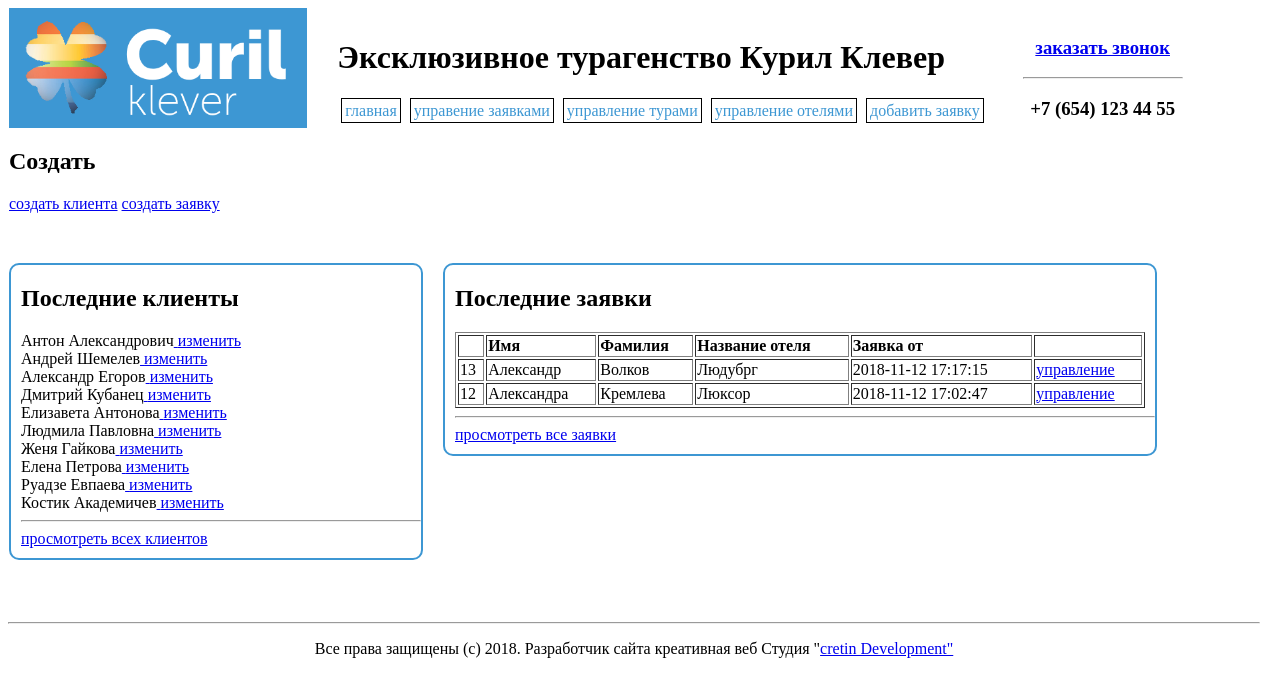
/orders.php, run on the app's committed database.
### tables this page shows
CREATE TABLE IF NOT EXISTS `clients` (
  `id` int(11) NOT NULL AUTO_INCREMENT,
  `first_name` varchar(20) NOT NULL,
  `second_name` varchar(20) NOT NULL,
  `age` int(11) NOT NULL,
  `sex` int(11) NOT NULL,
  `phone` text NOT NULL,
  `email` text NOT NULL,
  `passport_data` varchar(200) NOT NULL,
  PRIMARY KEY (`id`),
  UNIQUE KEY `id_2` (`id`),
  KEY `id` (`id`),
  KEY `id_3` (`id`)
);

CREATE TABLE IF NOT EXISTS `orders` (
  `orderid` int(11) NOT NULL AUTO_INCREMENT,
  `OrderName` text NOT NULL,
  `order_registration_date` timestamp NOT NULL DEFAULT CURRENT_TIMESTAMP,
  `person_id` int(11) NOT NULL,
  `hotel_id` int(11) NOT NULL,
  `date_arrival` datetime NOT NULL DEFAULT '0000-00-00 00:00:00',
  `date_departure` datetime NOT NULL DEFAULT '0000-00-00 00:00:00',
  PRIMARY KEY (`orderid`),
  KEY `person_id` (`person_id`),
  KEY `hotel_id` (`hotel_id`),
  KEY `orderid` (`orderid`)
);

CREATE TABLE IF NOT EXISTS `Hotels` (
  `id` int(11) NOT NULL AUTO_INCREMENT,
  `name` varchar(60) NOT NULL,
  `addres` varchar(120) NOT NULL,
  `price` int(11) NOT NULL,
  `stars_rate` int(11) NOT NULL,
  `location` int(11) NOT NULL,
  PRIMARY KEY (`id`),
  UNIQUE KEY `id_2` (`id`),
  KEY `location` (`location`),
  KEY `id` (`id`)
);

### orders.php (the view, shortened to what this page needs)
<html>
	<head>
		<? require "head.php"; ?>
	</head>
	<body>
		<header>
			<?php
				require "header.php";
			?>
		</header>
        <div class="page">
           <H2>Создать</H2>
           <div>
                <a href="createclient.php">создать клиента</a>
                <a href="createorder.php">создать заявку</a>
           </div>
           <div id="preview1stline">
                <div class="preview" id="clients">
					<H2>Последние клиенты</H2>
                <?
					$link = mysqli_connect($host, $user, $password, $database)
					or die("Ошибка " . mysqli_error($link));
					$query ="SELECT * FROM clients order by id desc LIMIT 10";
					$result = mysqli_query($link, $query) or die("Ошибка " . mysqli_error($link));
					if($result)
					{
						while($row = mysqli_fetch_array($result))
						{
							?>
							<div>
							<?
								echo $row['first_name'].' '.$row['second_name'];
							echo "<a href=\"editclient.php?id=".$row['id']."\"> изменить </a>";
							?>
							</div>
							<?
						}
						?>
							<hr>
							<a href="clients.php">просмотреть всех клиентов</a>
						<?
					}
                    ?>
                </div>
				<div class="preview" id="orders">
				<H2>Последние заявки</H2>
                <?
					$link = mysqli_connect($host, $user, $password, $database)
					or die("Ошибка " . mysqli_error($link));
					$query ="SELECT
						orders.orderid AS order_id,
						clients.first_name AS person_first_name,
						clients.second_name AS person_second_name,
						hotels.name AS hotel_name,
						order_registration_date
						FROM orders
							INNER JOIN clients
								ON person_id = clients.id
							INNER JOIN hotels
								ON hotel_id = hotels.id
						ORDER BY  orders.order_registration_date DESC
						LIMIT 10";
					$result = mysqli_query($link, $query) or die("Ошибка " . mysqli_error($link));
					if($result)
					{
						?>
						<table border="1" width="690">
							<tr>
								<td><b></b></td>
								<td><b>Имя</b></td>
								<td><b>Фамилия</b></td>
								<td><b>Название отеля</b></td>
								<td><b>Заявка от</b></td>
								<td></td>
							</tr>
						<?
						while($row = mysqli_fetch_array($result))
						{
							?>
							<tr>
								<td><? echo $row['order_id'];?></td>
								<td><? echo $row['person_first_name'];?></td>
								<td><? echo $row['person_second_name'];?></td>
								<td><? echo $row['hotel_name'];?></td>
								<td><? echo $row['order_registration_date']; ?></td>
								<td><a href="controlorder.php?id=<?echo $row['order_id'];?>"> управление </a></td>
							</tr>
							<?
						}
						?>
						</table>
						<hr>
						<a href="allorders.php">просмотреть все заявки</a>
						<?
					}
                    ?>
                </div>
            </div>
        </div>
        <footer>
			<?php
				require "footer.php";
			?>
		</footer>
	</body>
</html>

### style.css (style rules this page uses)
.page { width:1250px; margin:0 auto; }
#preview1stline { margin: 0 auto; overflow:auto; text-align: center; }
#preview1stline:after { content: ''; display: block; clear: both; }
.preview { border-style: solid; border-width: 2px; border-radius: 10px; border-color: rgb(61, 151, 211); float: left; margin-top: 50px; margin-right: 20px; text-align: left; padding-left: 10px; padding-bottom: 10px; }
#orders { width: 700px; }
#clients { width: 400px; }

### data on the page
clients: first_name "Антон", second_name "Александрович"
clients: first_name "Андрей", second_name "Шемелев"
clients: first_name "Александр", second_name "Егоров"
clients: first_name "Дмитрий", second_name "Кубанец"
clients: first_name "Елизавета", second_name "Антонова"
clients: first_name "Людмила", second_name "Павловна"
clients: first_name "Женя", second_name "Гайкова"
clients: first_name "Елена", second_name "Петрова"
clients: first_name "Руадзе", second_name "Евпаева"
clients: first_name "Костик", second_name "Академичев"
orders: orderid "13", person.first_name "Александр", person.second_name "Волков", hotel.name "Людубрг", order_registration_date "2018-11-12 17:17:15"
orders: orderid "12", person.first_name "Александра", person.second_name "Кремлева", hotel.name "Люксор", order_registration_date "2018-11-12 17:02:47"
